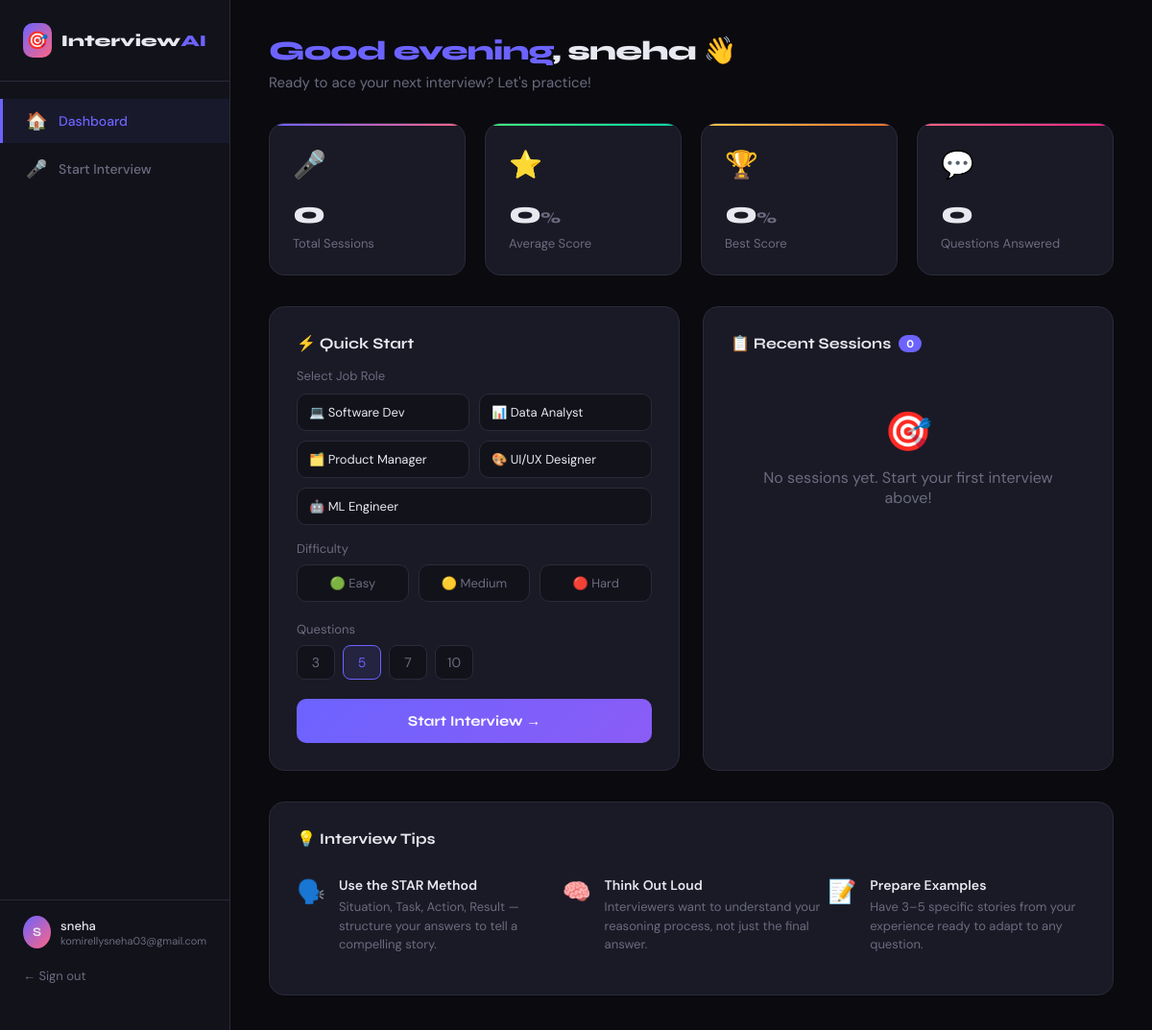
Page /dashboard (signed in) on the committed database.
### app.py (models this page shows)
class User(db.Model):
    id = db.Column(db.Integer, primary_key=True)
    username = db.Column(db.String(80), unique=True, nullable=False)
    email = db.Column(db.String(120), unique=True, nullable=False)
    password_hash = db.Column(db.String(256), nullable=False)
    created_at = db.Column(db.DateTime, default=datetime.utcnow)
    sessions = db.relationship('InterviewSession', backref='user', lazy=True)

### app.py (the view)
@app.route('/dashboard')
def dashboard():
    if 'user_id' not in session:
        return redirect(url_for('login'))
    user = User.query.get(session['user_id'])
    sessions = InterviewSession.query.filter_by(user_id=user.id, completed=True).order_by(InterviewSession.created_at.desc()).limit(10).all()
    stats = {
        'total_sessions': InterviewSession.query.filter_by(user_id=user.id, completed=True).count(),
        'avg_score': 0,
        'best_score': 0,
        'total_questions': 0
    }
    completed = InterviewSession.query.filter_by(user_id=user.id, completed=True).all()
    if completed:
        scores = [s.score for s in completed if s.score > 0]
        stats['avg_score'] = round(sum(scores) / len(scores), 1) if scores else 0
        stats['best_score'] = round(max(scores), 1) if scores else 0
        stats['total_questions'] = sum(s.total_questions for s in completed)
    return render_template('dashboard.html', user=user, sessions=sessions, stats=stats)

### templates/dashboard.html (shortened to what this page needs)
<!DOCTYPE html>
<html lang="en">
<head>
</head>
<body>
<aside class="sidebar">
  <div class="sidebar-brand">
    <div class="brand-icon">🎯</div>
    <div class="brand-name">Interview<span>AI</span></div>
  </div>
  <a href="/dashboard" class="nav-link active"><span class="icon">🏠</span> Dashboard</a>
  <a href="/interview" class="nav-link"><span class="icon">🎤</span> Start Interview</a>
  <div class="sidebar-footer">
    <div class="user-info">
      <div class="user-avatar">{{ user.username[0].upper() }}</div>
      <div>
        <div class="user-name">{{ user.username }}</div>
        <div class="user-role">{{ user.email }}</div>
      </div>
    </div>
    <a href="/logout" class="logout-btn">← Sign out</a>
  </div>
</aside>
<main class="main">
  <div class="page-header">
    <h1><span class="time-greeting" id="greeting">Good morning</span>, {{ user.username }} 👋</h1>
    <p>Ready to ace your next interview? Let's practice!</p>
  </div>
  <div class="stats-grid">
    <div class="stat-card">
      <div class="stat-icon">🎤</div>
      <div class="stat-value">{{ stats.total_sessions }}</div>
      <div class="stat-label">Total Sessions</div>
    </div>
    <div class="stat-card">
      <div class="stat-icon">⭐</div>
      <div class="stat-value">{{ stats.avg_score }}<span style="font-size:16px;color:var(--muted)">%</span></div>
      <div class="stat-label">Average Score</div>
    </div>
    <div class="stat-card">
      <div class="stat-icon">🏆</div>
      <div class="stat-value">{{ stats.best_score }}<span style="font-size:16px;color:var(--muted)">%</span></div>
      <div class="stat-label">Best Score</div>
    </div>
    <div class="stat-card">
      <div class="stat-icon">💬</div>
      <div class="stat-value">{{ stats.total_questions }}</div>
      <div class="stat-label">Questions Answered</div>
    </div>
  </div>
  <div class="two-col">
    <div class="start-card">
      <div class="section-title">⚡ Quick Start</div>
      <div class="num-label" style="margin-bottom:10px;">Select Job Role</div>
      <div class="role-grid" id="roleGrid">
        <button class="role-btn" onclick="selectRole(this,'Software Developer')">💻 Software Dev</button>
        <button class="role-btn" onclick="selectRole(this,'Data Analyst')">📊 Data Analyst</button>
        <button class="role-btn" onclick="selectRole(this,'Product Manager')">🗂️ Product Manager</button>
        <button class="role-btn" onclick="selectRole(this,'UI/UX Designer')">🎨 UI/UX Designer</button>
        <button class="role-btn" onclick="selectRole(this,'Machine Learning Engineer')" style="grid-column:1/-1">🤖 ML Engineer</button>
      </div>
      <div class="num-label">Difficulty</div>
      <div class="diff-row">
        <button class="diff-btn easy" onclick="selectDiff(this,'Easy')">🟢 Easy</button>
        <button class="diff-btn medium" onclick="selectDiff(this,'Medium')">🟡 Medium</button>
        <button class="diff-btn hard" onclick="selectDiff(this,'Hard')">🔴 Hard</button>
      </div>
      <div class="num-label">Questions</div>
      <div class="num-row">
        <button class="num-btn" onclick="selectNum(this,3)">3</button>
        <button class="num-btn selected" onclick="selectNum(this,5)">5</button>
        <button class="num-btn" onclick="selectNum(this,7)">7</button>
        <button class="num-btn" onclick="selectNum(this,10)">10</button>
      </div>
      <button class="btn-start" onclick="startInterview()">Start Interview →</button>
    </div>
    <div class="history-card">
      <div class="section-title">📋 Recent Sessions <span class="badge">{{ sessions|length }}</span></div>
      <div class="history-list">
        {% if sessions %}
          {% for s in sessions %}
          <div class="history-item" onclick="viewSession({{ s.id }})">
            <div class="history-score {% if s.score >= 70 %}score-high{% elif s.score >= 50 %}score-mid{% else %}score-low{% endif %}">
              {{ s.score|int }}
            </div>
            <div class="history-info">
              <div class="history-role">{{ s.job_role }}</div>
              <div class="history-meta">
                {{ s.created_at.strftime('%b %d') }} &nbsp;·&nbsp;
                {{ s.total_questions }} questions &nbsp;·&nbsp;
                <span class="diff-tag diff-{{ s.difficulty.lower() }}">{{ s.difficulty }}</span>
              </div>
            </div>
            <span style="color:var(--muted);font-size:18px;">›</span>
          </div>
          {% endfor %}
        {% else %}
          <div class="empty-state">
            <div class="emoji">🎯</div>
            <p>No sessions yet. Start your first interview above!</p>
          </div>
        {% endif %}
      </div>
    </div>
  </div>
  <div class="tips-card">
    <div class="section-title">💡 Interview Tips</div>
    <div style="display:grid;grid-template-columns:repeat(3,1fr);gap:8px;">
      <div class="tip-item" style="border-bottom:none;">
        <div class="tip-icon">🗣️</div>
        <div class="tip-content"><h4>Use the STAR Method</h4><p>Situation, Task, Action, Result — structure your answers to tell a compelling story.</p></div>
      </div>
      <div class="tip-item" style="border-bottom:none;">
        <div class="tip-icon">🧠</div>
        <div class="tip-content"><h4>Think Out Loud</h4><p>Interviewers want to understand your reasoning process, not just the final answer.</p></div>
      </div>
      <div class="tip-item" style="border-bottom:none;">
        <div class="tip-icon">📝</div>
        <div class="tip-content"><h4>Prepare Examples</h4><p>Have 3–5 specific stories from your experience ready to adapt to any question.</p></div>
      </div>
    </div>
  </div>
</main>
</body>
</html>

### rows in the picture
User: username "S", username "sneha", email "komirellysneha03@gmail.com"

### other values in the picture
{{ stats.total_sessions }} "0"
{{ stats.avg_score }} "0"
{{ stats.best_score }} "0"
{{ stats.total_questions }} "0"
{{ sessions|length }} "0"
